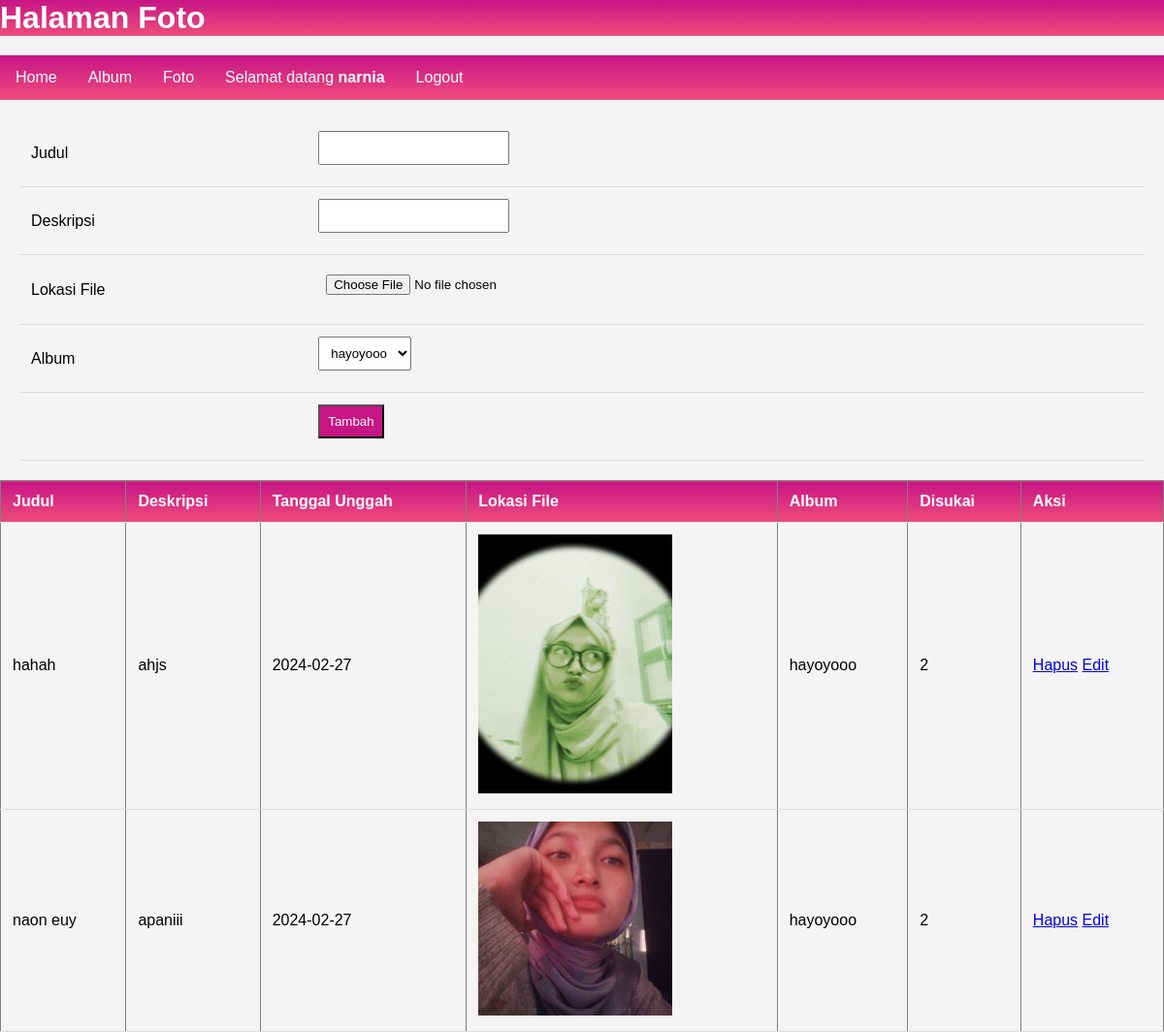
/foto.php (signed in), run on the app's committed database.
### tables this page shows
CREATE TABLE `foto` (
  `fotoid` int(11) NOT NULL,
  `judulfoto` varchar(255) NOT NULL,
  `deskripsifoto` text NOT NULL,
  `tanggaldiunggah` date NOT NULL,
  `lokasifile` varchar(255) NOT NULL,
  `albumid` int(11) NOT NULL,
  `userid` int(11) NOT NULL
);

CREATE TABLE `album` (
  `albumid` int(11) NOT NULL,
  `namaalbum` varchar(255) NOT NULL,
  `deskripsi` text NOT NULL,
  `tanggaldibuat` date NOT NULL,
  `userid` int(11) NOT NULL
);

### foto.php (the view, shortened to what this page needs)
<!DOCTYPE html>
<html lang="en">
<head>
</head>
<body>
    <h1>Halaman Foto</h1>
    <ul>
        <li><a href="index.php">Home</a></li>
        <li><a href="album.php">Album</a></li>
        <li><a href="foto.php">Foto</a></li>
        <li><a>Selamat datang <b><?=$_SESSION['namalengkap']?></b>
        <li><a href="logout.php">Logout</a></li>
    </ul>
    <form action="tambah_foto.php" method="post" enctype="multipart/form-data">
        <table>
            <tr>
                <td>Judul</td>
                <td><input type="text" name="judulfoto"></td>
            </tr>
            <tr>
                <td>Deskripsi</td>
                <td><input type="text" name="deskripsifoto"></td>
            </tr>
            <tr>
                <td>Lokasi File</td>
                <td><input type="file" name="lokasifile"></td>
            </tr>
            <tr>
                <td>Album</td>
                <td>
                    <select name="albumid">
                    <?php
                        include "koneksi.php";
                        $userid=$_SESSION['userid'];
                        $sql=mysqli_query($conn,"select * from album where userid='$userid'");
                        while($data=mysqli_fetch_array($sql)){
                    ?>
                            <option value="<?=$data['albumid']?>"><?=$data['namaalbum']?></option>
                    <?php
                        }
                    ?>
                    </select>
                </td>
            </tr>
            <tr>
                <td></td>
                <td><input type="submit" value="Tambah"></td>
            </tr>
        </table>
    </form>
    <table border="1" cellpadding=5 cellspacing=0>
        <tr>
            <th>Judul</th>
            <th>Deskripsi</th>
            <th>Tanggal Unggah</th>
            <th>Lokasi File</th>
            <th>Album</th>
            <th>Disukai</th>
            <th>Aksi</th>
        </tr>
        <?php
            include "koneksi.php";
            $userid=$_SESSION['userid'];
            $sql = mysqli_query($conn, "SELECT * FROM foto,album WHERE foto.userid='$userid' AND foto.albumid=album.albumid ORDER BY foto.fotoid DESC");
            while($data=mysqli_fetch_array($sql)){
        ?>
                <tr>
                    <td><?=$data['judulfoto']?></td>
                    <td><?=$data['deskripsifoto']?></td>
                    <td><?=$data['tanggaldiunggah']?></td>
                    <td>
                        <img src="gambar/<?=$data['lokasifile']?>" width="200px">
                    </td>
                    <td><?=$data['namaalbum']?></td>
                    <td>
                        <?php
                            $fotoid=$data['fotoid'];
                            $sql2=mysqli_query($conn,"select * from likefoto where fotoid='$fotoid'");
                            echo mysqli_num_rows($sql2);
                        ?>
                    </td>
                    <td>
                        <a href="hapus_foto.php?fotoid=<?=$data['fotoid']?>">Hapus</a>
                        <a href="edit_foto.php?fotoid=<?=$data['fotoid']?>">Edit</a>
                    </td>
                </tr>
        <?php
            }
        ?>
    </table>
</body>
</html>

### foto.php (style rules this page uses)
body { font-family: Arial, sans-serif; margin: 0; padding: 0; background-color: #f4f4f4; }
h1 { list-style-type: none; margin: 0; padding: 0; overflow: hidden; color: white; background-image: linear-gradient(#C71585 , #EE4C7C); }
ul { list-style-type: none; padding: 0; margin: 20px 0; background-image: linear-gradient(#C71585 , #EE4C7C); overflow: hidden; }
li { float: left; }
li a { display: block; color: white; text-align: center; padding: 14px 16px; text-decoration: none; }
form { margin: 20px; }
table { width: 100%; border-collapse: collapse; margin-top: 20px; }
th, td { padding: 12px; text-align: left; border-bottom: 1px solid #ddd; }
th { background-image: linear-gradient(#C71585 , #EE4C7C); color: white; }
input[type="text"], input[type="submit"], select, input[type="file"] { padding: 8px; margin-bottom: 10px; }
input[type="submit"] { background-color: #C71585; color: white; cursor: pointer; }
img { max-width: 100%; height: auto; }

### data on the page
foto: judulfoto "hahah", deskripsifoto "ahjs", tanggaldiunggah "2024-02-27", lokasifile (picture), albumid.namaalbum "hayoyooo", mysqli_num_rows($sql2) "2"
foto: judulfoto "naon euy", deskripsifoto "apaniii", tanggaldiunggah "2024-02-27", lokasifile (picture), albumid.namaalbum "hayoyooo", mysqli_num_rows($sql2) "2"

### other printed values
$_SESSION['namalengkap'] "narnia"
form field albumid "hayoyooo"
